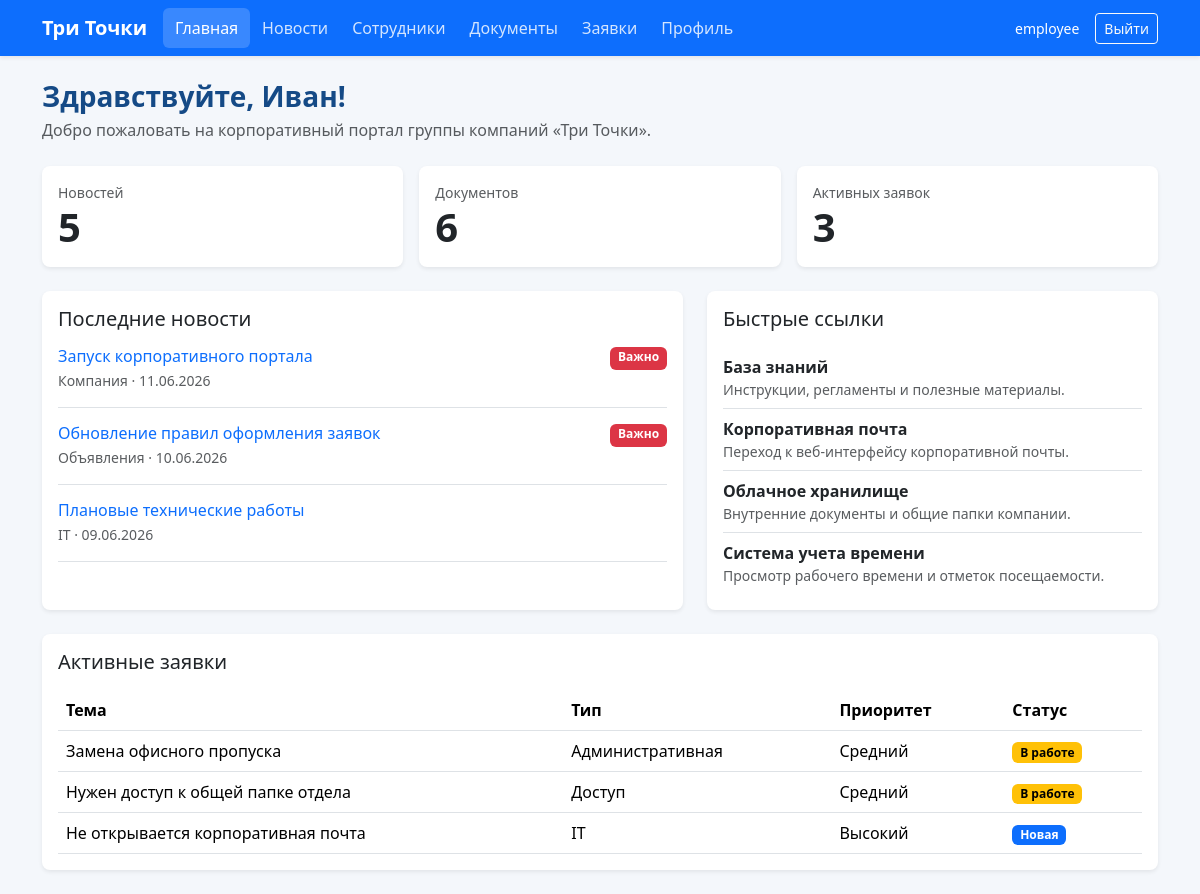
The page / (signed in) on the database as committed earlier.
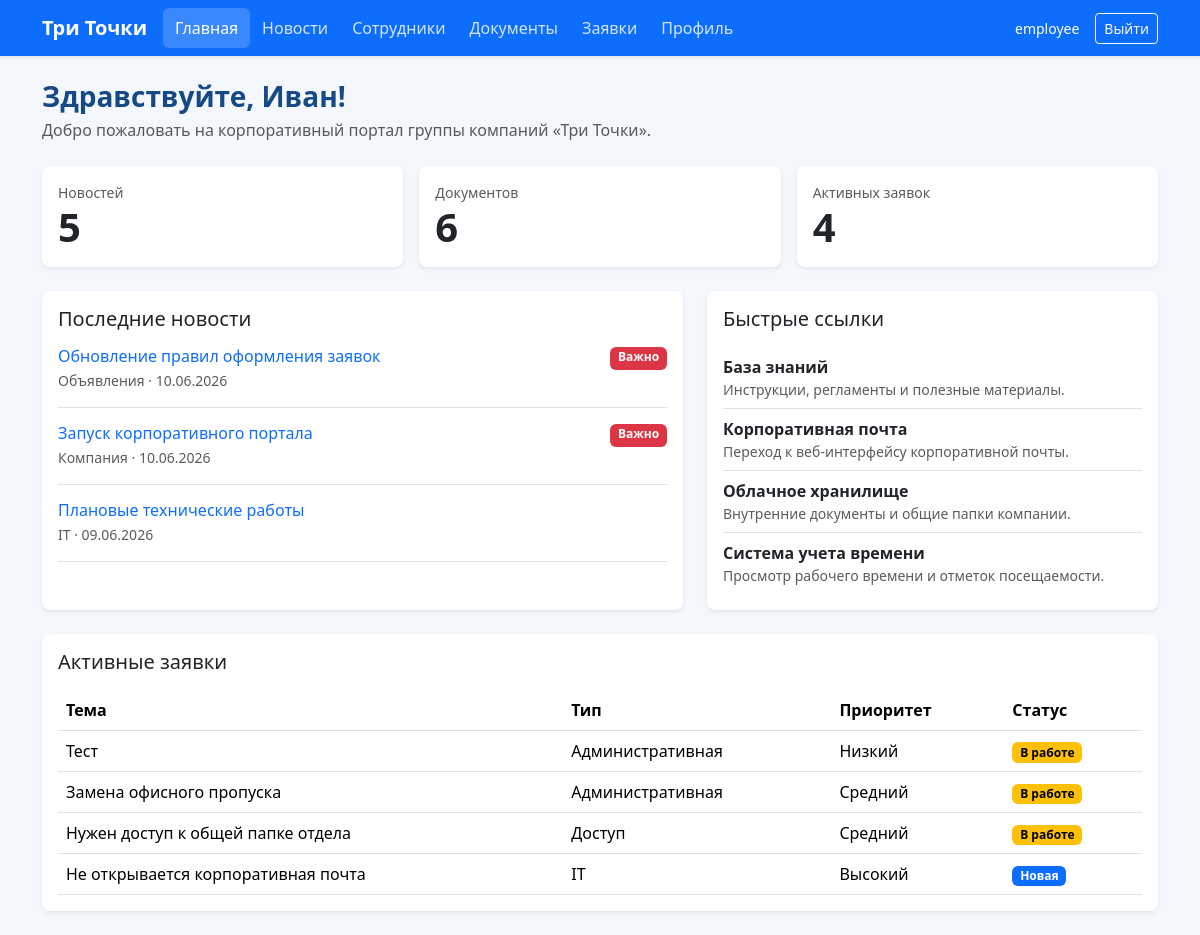
The same page on the database as committed later.
### portal/models.py (models this page shows, shortened)
class News(models.Model):
    title = models.CharField('Заголовок', max_length=200)
    category = models.ForeignKey(
        NewsCategory,
        on_delete=models.SET_NULL,
        null=True,
        blank=True,
        related_name='news',
        verbose_name='Категория',
    )
    content = models.TextField('Текст новости')
    publication_date = models.DateField('Дата публикации', default=timezone.localdate)
    is_important = models.BooleanField('Важная новость', default=False)
    created_at = models.DateTimeField('Дата создания', auto_now_add=True)
    updated_at = models.DateTimeField('Дата обновления', auto_now=True)
    class Meta:
        verbose_name = 'Новость'
        verbose_name_plural = 'Новости'
        ordering = ['-publication_date', '-created_at']

class NewsCategory(models.Model):
    name = models.CharField('Название категории', max_length=100, unique=True)
    class Meta:
        verbose_name = 'Категория новости'
        verbose_name_plural = 'Категории новостей'
        ordering = ['name']
    def __str__(self):
        return self.name

class CorporateServiceLink(models.Model):
    title = models.CharField('Название сервиса', max_length=100)
    description = models.TextField('Описание', blank=True)
    url = models.URLField('Ссылка')
    icon_name = models.CharField('Иконка или короткая метка', max_length=50, blank=True)
    class Meta:
        verbose_name = 'Корпоративный сервис'
        verbose_name_plural = 'Корпоративные сервисы'
        ordering = ['title']

class Ticket(models.Model):
    TYPE_IT = 'it'
    TYPE_HR = 'hr'
    TYPE_ADMINISTRATIVE = 'administrative'
    TYPE_ACCESS = 'access'
    TYPE_OTHER = 'other'
    PRIORITY_LOW = 'low'
    PRIORITY_MEDIUM = 'medium'
    PRIORITY_HIGH = 'high'
    STATUS_NEW = 'new'
    STATUS_IN_PROGRESS = 'in_progress'
    STATUS_COMPLETED = 'completed'
    STATUS_REJECTED = 'rejected'
    TYPE_CHOICES = [
        (TYPE_IT, 'IT'),
        (TYPE_HR, 'HR'),
        (TYPE_ADMINISTRATIVE, 'Административная'),
        (TYPE_ACCESS, 'Доступ'),
        (TYPE_OTHER, 'Другое'),
    ]
    PRIORITY_CHOICES = [
        (PRIORITY_LOW, 'Низкий'),
        (PRIORITY_MEDIUM, 'Средний'),
        (PRIORITY_HIGH, 'Высокий'),
    ]
    STATUS_CHOICES = [
        (STATUS_NEW, 'Новая'),
        (STATUS_IN_PROGRESS, 'В работе'),
        (STATUS_COMPLETED, 'Завершена'),
        (STATUS_REJECTED, 'Отклонена'),
    ]
    author = models.ForeignKey(
        User,
        on_delete=models.CASCADE,
        related_name='tickets',
        verbose_name='Автор',
    )
    title = models.CharField('Тема заявки', max_length=200)
    description = models.TextField('Описание')
    ticket_type = models.CharField('Тип заявки', max_length=20, choices=TYPE_CHOICES)
    priority = models.CharField(
        'Приоритет',
        max_length=20,
        choices=PRIORITY_CHOICES,
        default=PRIORITY_MEDIUM,
    )
    status = models.CharField(
        'Статус',
        max_length=20,
        choices=STATUS_CHOICES,
        default=STATUS_NEW,
    )
    admin_comment = models.TextField('Комментарий администратора', blank=True)
    created_at = models.DateTimeField('Дата создания', auto_now_add=True)
    updated_at = models.DateTimeField('Дата обновления', auto_now=True)
    class Meta:
        verbose_name = 'Заявка'
        verbose_name_plural = 'Заявки'
        ordering = ['-created_at']
    def status_badge_class(self):
        classes = {
            self.STATUS_NEW: 'text-bg-primary',
            self.STATUS_IN_PROGRESS: 'text-bg-warning',
            self.STATUS_COMPLETED: 'text-bg-success',
            self.STATUS_REJECTED: 'text-bg-secondary',
        }
        return classes.get(self.status, 'text-bg-primary')

### portal/views.py (the view)
# urls.py: path('', views.home_view, name='home'),
@login_required
def home_view(request):
    active_statuses = [Ticket.STATUS_NEW, Ticket.STATUS_IN_PROGRESS]
    if request.user.is_staff:
        tickets = Ticket.objects.select_related('author').all()
        active_tickets_title = 'Активные заявки сотрудников'
    else:
        tickets = Ticket.objects.filter(author=request.user).select_related('author')
        active_tickets_title = 'Активные заявки'
    active_tickets = tickets.filter(status__in=active_statuses)
    context = {
        'latest_news': News.objects.select_related('category')[:3],
        'service_links': CorporateServiceLink.objects.all()[:4],
        'active_tickets': active_tickets[:5],
        'active_tickets_title': active_tickets_title,
        'news_count': News.objects.count(),
        'documents_count': Document.objects.count(),
        'active_tickets_count': active_tickets.count(),
    }
    return render(request, 'portal/home.html', context)

### portal/templates/portal/home.html (shortened to what this page needs)
{% extends 'portal/base.html' %}
{% block content %}
<div class="mb-4">
    <h1 class="h3 mb-1">Здравствуйте, {{ user.first_name|default:user.username }}!</h1>
    <p class="text-muted mb-0">Добро пожаловать на корпоративный портал группы компаний «Три Точки».</p>
</div>
<div class="row g-3 mb-4">
    <div class="col-md-4">
        <div class="card stat-card border-0 shadow-sm">
            <div class="card-body">
                <div class="text-muted small">Новостей</div>
                <div class="display-6 fw-semibold">{{ news_count }}</div>
            </div>
        </div>
    </div>
    <div class="col-md-4">
        <div class="card stat-card border-0 shadow-sm">
            <div class="card-body">
                <div class="text-muted small">Документов</div>
                <div class="display-6 fw-semibold">{{ documents_count }}</div>
            </div>
        </div>
    </div>
    <div class="col-md-4">
        <div class="card stat-card border-0 shadow-sm">
            <div class="card-body">
                <div class="text-muted small">Активных заявок</div>
                <div class="display-6 fw-semibold">{{ active_tickets_count }}</div>
            </div>
        </div>
    </div>
</div>
<div class="row g-4">
    <div class="col-lg-7">
        <div class="card border-0 shadow-sm h-100">
            <div class="card-body">
                <h2 class="h5 mb-3">Последние новости</h2>
                {% for news in latest_news %}
                    <div class="border-bottom pb-3 mb-3">
                        <div class="d-flex justify-content-between gap-3">
                            <h3 class="h6 mb-1">
                                <a class="text-decoration-none" href="{% url 'news_detail' news.id %}">
                                    {{ news.title }}
                                </a>
                            </h3>
                            {% if news.is_important %}
                                <span class="badge text-bg-danger">Важно</span>
                            {% endif %}
                        </div>
                        <div class="small text-muted">
                            {{ news.category }} · {{ news.publication_date|date:"d.m.Y" }}
                        </div>
                    </div>
                {% empty %}
                    <p class="text-muted mb-0">Новостей пока нет.</p>
                {% endfor %}
            </div>
        </div>
    </div>
    <div class="col-lg-5">
        <div class="card border-0 shadow-sm h-100">
            <div class="card-body">
                <div class="d-flex justify-content-between align-items-start gap-3 mb-3">
                    <h2 class="h5 mb-0">Быстрые ссылки</h2>
                </div>
                <div class="list-group list-group-flush">
                    {% for link in service_links %}
                        <a class="list-group-item list-group-item-action px-0" href="{{ link.url }}" target="_blank">
                            <div class="fw-semibold">{{ link.title }}</div>
                            <div class="small text-muted">{{ link.description }}</div>
                        </a>
                    {% empty %}
                        <p class="text-muted mb-0">Ссылки пока не добавлены.</p>
                    {% endfor %}
                </div>
            </div>
        </div>
    </div>
</div>
<div class="card border-0 shadow-sm mt-4">
    <div class="card-body">
        <h2 class="h5 mb-3">{{ active_tickets_title }}</h2>
        {% if active_tickets %}
            <div class="table-responsive">
                <table class="table align-middle mb-0">
                    <thead>
                    <tr>
                        <th>Тема</th>
                        <th>Тип</th>
                        <th>Приоритет</th>
                        <th>Статус</th>
                    </tr>
                    </thead>
                    <tbody>
                    {% for ticket in active_tickets %}
                        <tr>
                            <td>{{ ticket.title }}</td>
                            <td>{{ ticket.get_ticket_type_display }}</td>
                            <td>{{ ticket.get_priority_display }}</td>
                            <td><span class="badge {{ ticket.status_badge_class }}">{{ ticket.get_status_display }}</span></td>
                        </tr>
                    {% endfor %}
                    </tbody>
                </table>
            </div>
        {% else %}
            <p class="text-muted mb-0">Активных заявок нет.</p>
        {% endif %}
    </div>
</div>
{% endblock %}

### portal/templates/portal/base.html (shortened to what this page needs)
{% load static %}
<!doctype html>
<html lang="ru">
<head>
    <link href="https://cdn.jsdelivr.net/npm/bootstrap@5.3.3/dist/css/bootstrap.min.css" rel="stylesheet">
    <link href="{% static 'portal/css/style.css' %}" rel="stylesheet">
</head>
<body>
{% if user.is_authenticated %}
<nav class="navbar navbar-expand-lg navbar-dark bg-primary shadow-sm">
    <div class="container">
        <a class="navbar-brand fw-semibold" href="{% url 'home' %}">Три Точки</a>
        <div class="collapse navbar-collapse" id="mainNavbar">
            {% with current_url=request.resolver_match.url_name %}
            <ul class="navbar-nav me-auto mb-2 mb-lg-0">
                <li class="nav-item">
                    <a class="nav-link {% if current_url == 'home' %}active{% endif %}" href="{% url 'home' %}">Главная</a>
                </li>
                <li class="nav-item">
                    <a class="nav-link " href="{% url 'news_list' %}">Новости</a>
                </li>
                <li class="nav-item">
                    <a class="nav-link " href="{% url 'employees_list' %}">Сотрудники</a>
                </li>
                <li class="nav-item">
                    <a class="nav-link " href="{% url 'documents_list' %}">Документы</a>
                </li>
                <li class="nav-item">
                    <a class="nav-link {% if current_url == 'tickets_list' or current_url == 'ticket_create' or current_url == 'management_ticket_edit' %}active{% endif %}" href="{% url 'tickets_list' %}">Заявки</a>
                </li>
                <li class="nav-item">
                    <a class="nav-link {% if current_url == 'profile' or current_url == 'profile_edit' %}active{% endif %}" href="{% url 'profile' %}">Профиль</a>
                </li>
            </ul>
            {% endwith %}
            <div class="d-flex align-items-center gap-3 text-white">
                <span class="small">{{ user.username }}</span>
                <a class="btn btn-outline-light btn-sm" href="{% url 'logout' %}">Выйти</a>
            </div>
        </div>
    </div>
</nav>
{% endif %}
<main class="container py-4">
    {% block content %}{% endblock %}
</main>
</body>
</html>

### portal/static/portal/css/style.css (style rules this page uses)
body { background: #f4f7fb; }
.card { border-radius: 8px; }
.stat-card { background: #ffffff; }
.navbar-brand { letter-spacing: 0; }
.navbar-dark .navbar-nav .nav-link { border-radius: 6px; color: rgba(255, 255, 255, 0.82); padding-left: 0.75rem; padding-right: 0.75rem; }
.navbar-dark .navbar-nav .nav-link:hover, .navbar-dark .navbar-nav .nav-link.active { background: rgba(255, 255, 255, 0.18); color: #ffffff; }
main h1, main .h3 { color: #154a86; font-weight: 700; }

Rows that differ between the two databases and show on the page:
changed News "Обновление правил оформления заявок": moves up the list
changed News "Запуск корпоративного портала": publication_date "11.06.2026" → "10.06.2026"
added Ticket: title "Тест", ticket_type "Административная", priority "Низкий", status "В работе"
Other text that changed with them:
{{ active_tickets_count }}: "3" → "4"
